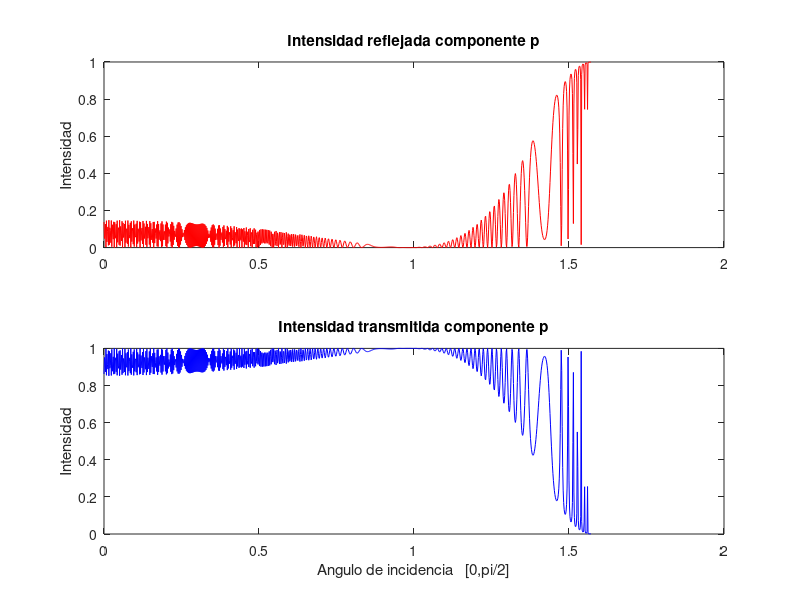

Recreate this plot in MATLAB.
% Interferencia Multiple

d=5; %espesor 5 metros
no=1; %indice refraccion aire
n1=3/2; %indice refraccion lamina
lamb=500*10^-9; %longitud de onda en metros
k=2*pi/lamb; %numero de onda en metros a la menos uno
Io=1; %intensidad inicial de la onda (tomada como unidad)
Zi=linspace(0,pi/2,1000); % 1000 angulos de incidencia entre 0 y pi/2

Zt=asin(no*sin(Zi)/n1); % 1000 angulos de transmision

for k=1:1000  %bucle para cada angulo
    rs(k)=(no*cos(Zi(k))-n1*cos(Zt(k)))/(no*cos(Zi(k))+n1*cos(Zt(k))); %coeficientes reflexion
    rp(k)=(n1*cos(Zi(k))-no*cos(Zt(k)))/(n1*cos(Zi(k))+no*cos(Zt(k)));
    Rs(k)=(rs(k)).^2;
    Rp(k)=(rp(k)).^2;
    
    ts(k)=(2*no*cos(Zi(k)))/(no*cos(Zi(k))+n1*cos(Zt(k)));%coeficientes transmision
    tp(k)=(2*no*cos(Zi(k)))/(no*cos(Zt(k))+n1*cos(Zi(k)));
    Ts(k)=1-Rs(k);
    Tp(k)=1-Rp(k);
    
    phi(k)=2*k*d*cos(Zt(k)); %desfase por diferencia de camino optico
    
    Its(k)=Io*Ts(k).^2/(Ts(k).^2+4*Rs(k)*(sin(phi(k)/2)).^2); %intensidad transmitida s
    Itp(k)=Io*Tp(k).^2/(Tp(k).^2+4*Rp(k)*(sin(phi(k)/2)).^2); %intensidad transmitida p
    
    Irs(k)=Io*(2*rs(k)/(1-rs(k).^2)).^2*(sin(phi(k)/2)).^2/(1+(2*rs(k)/(1-rs(k).^2)).^2*(sin(phi(k)/2)).^2); %intensidad reflejada s
    Irp(k)=Io*(2*rp(k)/(1-rp(k).^2)).^2*(sin(phi(k)/2)).^2/(1+(2*rp(k)/(1-rp(k).^2)).^2*(sin(phi(k)/2)).^2); %intensidad reflejada p
    
  
end



%subplot(2,1,1)
%plot(Irs,Irp,'r')
%title('INTENSIDAD REFLEJADA (P frente a S)')
%ylabel('Irp')
%xlabel('Irs')
%subplot(2,1,2)
%plot(Its,Itp,'b')
%title ('INTENSIDAD TRANSMITIDA (P frente a S)')
%xlabel('Its')
%ylabel('Itp')







%subplot(2,1,1)
%plot(Zi,Irs,'r')
%title('Intensidad reflejada componente s')
%ylabel('Intensidad')
%subplot(2,1,2)
%plot(Zi,Its,'b')
%title ('Intensidad transmitida componente s')
%xlabel('Angulo de incidencia   [0,pi/2]')
%ylabel('Intensidad')

subplot(2,1,1)
plot(Zi,Irp,'r')
title('Intensidad reflejada componente p')
ylabel('Intensidad')
subplot(2,1,2)
plot(Zi,Itp,'b')
title ('Intensidad transmitida componente p')
xlabel('Angulo de incidencia   [0,pi/2]')
ylabel('Intensidad')

